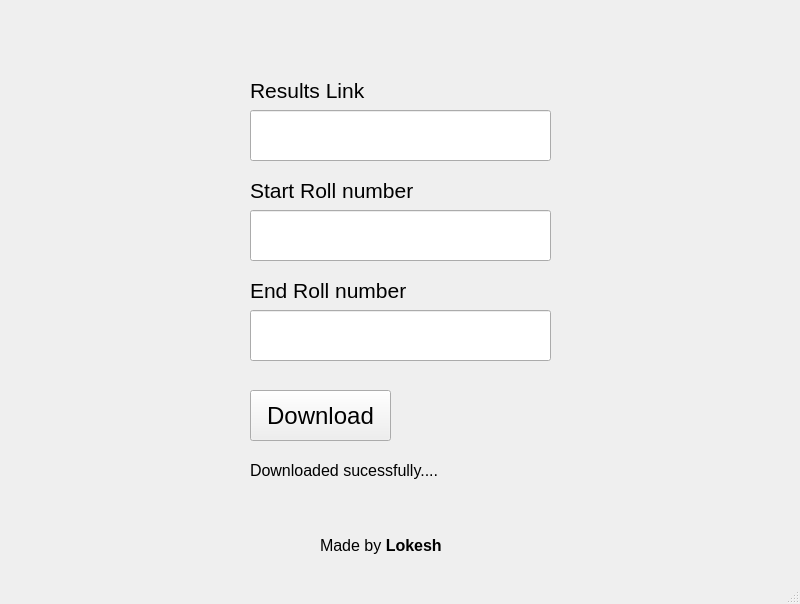
<?xml version="1.0" encoding="UTF-8"?>
<ui version="4.0">
 <class>MainWindow</class>
 <widget class="QMainWindow" name="MainWindow">
  <property name="geometry">
   <rect>
    <x>0</x>
    <y>0</y>
    <width>800</width>
    <height>604</height>
   </rect>
  </property>
  <property name="font">
   <font>
    <pointsize>16</pointsize>
   </font>
  </property>
  <property name="windowTitle">
   <string>SVCE Results</string>
  </property>
  <widget class="QWidget" name="centralwidget">
   <widget class="QLineEdit" name="link">
    <property name="geometry">
     <rect>
      <x>250</x>
      <y>110</y>
      <width>301</width>
      <height>51</height>
     </rect>
    </property>
    <property name="font">
     <font>
      <pointsize>16</pointsize>
     </font>
    </property>
    <property name="text">
     <string/>
    </property>
   </widget>
   <widget class="QLineEdit" name="start">
    <property name="geometry">
     <rect>
      <x>250</x>
      <y>210</y>
      <width>301</width>
      <height>51</height>
     </rect>
    </property>
    <property name="text">
     <string/>
    </property>
    <property name="maxLength">
     <number>10</number>
    </property>
   </widget>
   <widget class="QLineEdit" name="end">
    <property name="geometry">
     <rect>
      <x>250</x>
      <y>310</y>
      <width>301</width>
      <height>51</height>
     </rect>
    </property>
    <property name="text">
     <string/>
    </property>
    <property name="maxLength">
     <number>10</number>
    </property>
   </widget>
   <widget class="QLabel" name="link_label">
    <property name="geometry">
     <rect>
      <x>250</x>
      <y>70</y>
      <width>151</width>
      <height>41</height>
     </rect>
    </property>
    <property name="font">
     <font>
      <pointsize>16</pointsize>
     </font>
    </property>
    <property name="text">
     <string>Results Link</string>
    </property>
   </widget>
   <widget class="QLabel" name="start_label">
    <property name="geometry">
     <rect>
      <x>250</x>
      <y>170</y>
      <width>241</width>
      <height>41</height>
     </rect>
    </property>
    <property name="font">
     <font>
      <pointsize>16</pointsize>
     </font>
    </property>
    <property name="text">
     <string>Start Roll number</string>
    </property>
   </widget>
   <widget class="QLabel" name="end_label">
    <property name="geometry">
     <rect>
      <x>250</x>
      <y>270</y>
      <width>221</width>
      <height>41</height>
     </rect>
    </property>
    <property name="font">
     <font>
      <pointsize>16</pointsize>
     </font>
    </property>
    <property name="text">
     <string>End Roll number</string>
    </property>
   </widget>
   <widget class="QPushButton" name="download">
    <property name="geometry">
     <rect>
      <x>250</x>
      <y>390</y>
      <width>141</width>
      <height>51</height>
     </rect>
    </property>
    <property name="font">
     <font>
      <pointsize>18</pointsize>
     </font>
    </property>
    <property name="contextMenuPolicy">
     <enum>Qt::DefaultContextMenu</enum>
    </property>
    <property name="text">
     <string>Download</string>
    </property>
    <property name="icon">
     <iconset theme="download">
      <normaloff>../../../../../.designer/backup</normaloff>../../../../../.designer/backup</iconset>
    </property>
    <property name="flat">
     <bool>false</bool>
    </property>
   </widget>
   <widget class="QLabel" name="message">
    <property name="geometry">
     <rect>
      <x>250</x>
      <y>460</y>
      <width>301</width>
      <height>20</height>
     </rect>
    </property>
    <property name="font">
     <font>
      <pointsize>12</pointsize>
     </font>
    </property>
    <property name="text">
     <string>Downloaded sucessfully....</string>
    </property>
   </widget>
   <widget class="QLabel" name="label">
    <property name="geometry">
     <rect>
      <x>320</x>
      <y>530</y>
      <width>241</width>
      <height>31</height>
     </rect>
    </property>
    <property name="font">
     <font>
      <pointsize>12</pointsize>
     </font>
    </property>
    <property name="text">
     <string>&lt;html&gt;&lt;head/&gt;&lt;body&gt;&lt;p&gt;Made by &lt;span style=&quot; font-weight:600;&quot;&gt;Lokesh&lt;/span&gt;&lt;/p&gt;&lt;/body&gt;&lt;/html&gt;</string>
    </property>
   </widget>
  </widget>
  <widget class="QStatusBar" name="statusbar"/>
 </widget>
 <resources/>
 <connections/>
</ui>
